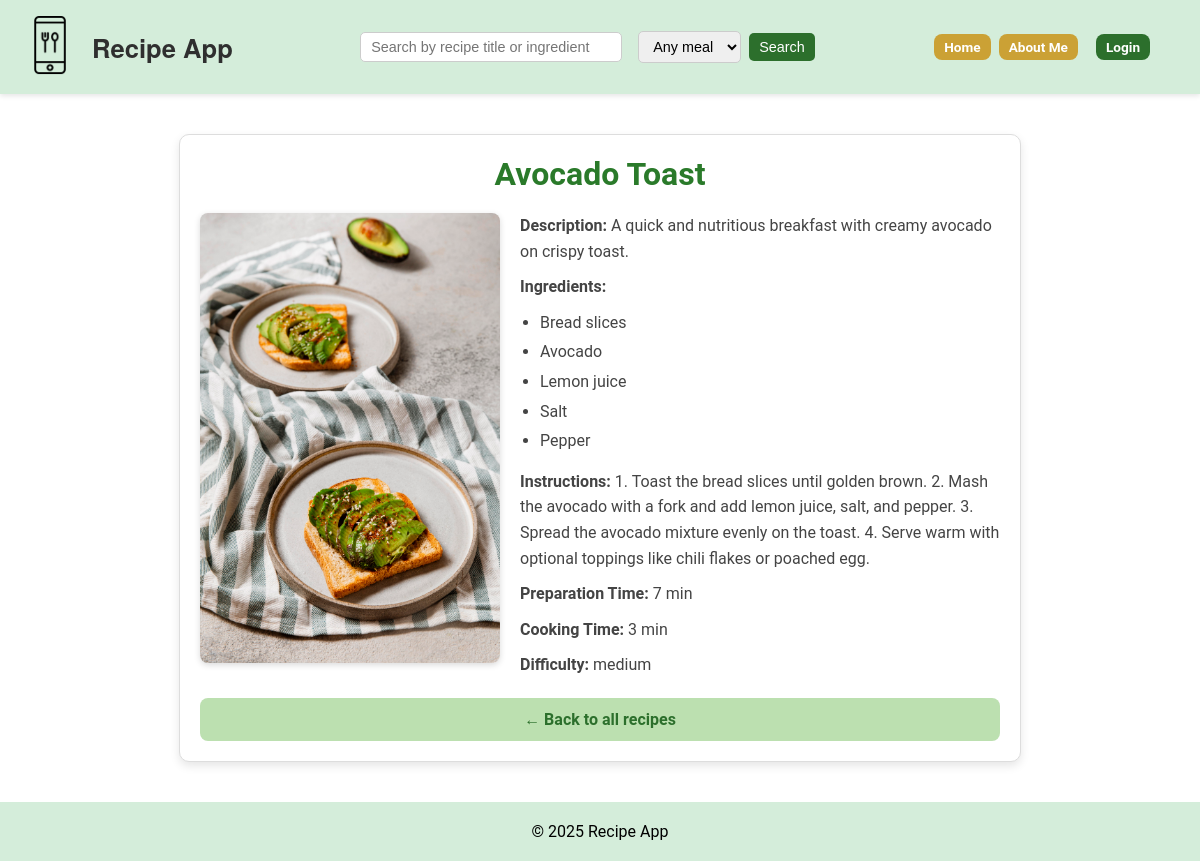
The page /recipes/7/ on the database its author committed.
### recipes/models.py (models this page shows, shortened)
class Recipe(models.Model):
    MEAL_TYPE_CHOICES = [
        ("breakfast", "Breakfast"),
        ("lunch", "Lunch"),
        ("dinner", "Dinner"),
        ("snack", "Snack"),
        ("drink", "Drink"),
        ("dessert", "Dessert"),
    ]
    name = models.CharField(max_length=50)
    description = models.TextField(
        blank=True,
        help_text="Short description of the recipe"
    )
    instructions = models.TextField(
        blank=True,
        help_text="Step-by-step cooking instructions"
    )
    ingredients = models.TextField(
        help_text="Comma-separated list of ingredients"
    )
    prep_time = models.PositiveIntegerField(
        help_text="Preparation time in minutes",
        default=5
    )
    cooking_time = models.PositiveIntegerField(
        help_text="Cooking time in minutes"
    )
    difficulty = models.CharField(
        max_length=20,
        blank=True,
        help_text="Automatically calculated when saving"
    )
    meal_type = models.CharField(
        max_length=20,
        choices=MEAL_TYPE_CHOICES,
        default="dinner"
    )
    pic = models.CharField(
    max_length=100,
    default="no_picture.jpg",
    help_text="Filename of the recipe image in static/recipes/images/"
)
    created_by = models.ForeignKey(
        User,
        on_delete=models.CASCADE,
        null=True,      # allows NULL for legacy rows
        blank=True,     # allows blank in forms
        related_name="recipes_created"
    )

### recipes/views.py (the view)
# urls.py: path("<int:pk>/", RecipeDetailView.as_view(), name="recipe_detail"),
class RecipeDetailView(DetailView):
    model = Recipe
    template_name = "recipes/details.html"
    context_object_name = "recipe"
    def get_context_data(self, **kwargs):
        context = super().get_context_data(**kwargs)
        recipe = context["recipe"]
        if recipe.ingredients:
            context["ingredients_list"] = [i.strip() for i in recipe.ingredients.split(",")]
        else:
            context["ingredients_list"] = []
        return context

### recipes/templates/recipes/details.html
{% extends "base.html" %}
{% load static %}
{% block content %}
<div class="recipe-detail-card" role="main" aria-labelledby="recipe-title">
    <h1 id="recipe-title">{{ recipe.name }}</h1>
    <div class="recipe-detail-content">
        {% if recipe.pic %}
        {% load static %}
        {% load static %}
        <img src="{% static '' %}{{ recipe.pic }}" alt="{{ recipe.name }}" class="recipe-detail-image">
        {% endif %}
        <div class="recipe-detail-info">
            {% if recipe.description %}
            <p><strong>Description:</strong> {{ recipe.description }}</p>
            {% endif %}
            {% if recipe.ingredients %}
            <p><strong>Ingredients:</strong></p>
            <ul class="ingredients-list">
                {% for item in ingredients_list %}
                <li>{{ item }}</li>
                {% endfor %}
            </ul>
            {% endif %}
            {% if recipe.instructions %}
            <p><strong>Instructions:</strong> {{ recipe.instructions }}</p>
            {% endif %}
            <p><strong>Preparation Time:</strong> {{ recipe.prep_time }} min</p>
            <p><strong>Cooking Time:</strong> {{ recipe.cooking_time }} min</p>
            <p><strong>Difficulty:</strong> {{ recipe.difficulty }}</p>
        </div>
    </div>
    <a href="{% url 'recipes:recipe_list' %}" class="btn btn-back" aria-label="Back to all recipes">← Back to all
        recipes</a>
</div>
{% endblock %}

### recipes/static/recipes/css/styles.css (style rules this page uses)
body, h1, h2, h3, p, a { font-family: 'Roboto', sans-serif; margin: 0; padding: 0; }
a { text-decoration: none; color: #2c6f2c; font-weight: bold; }
.recipe-detail-card { max-width: 800px; margin: 40px auto; padding: 20px; background: #fff; border: 1px solid #ddd; border-radius: 10px; box-shadow: 0 4px 10px rgba(0,0,0,0.1); }
.recipe-detail-card h1 { font-size: 2rem; margin-bottom: 20px; color: #2a7a2a; text-align: center; }
.recipe-detail-content { display: flex; flex-wrap: wrap; gap: 20px; align-items: flex-start; }
.recipe-detail-image { max-width: 300px; border-radius: 8px; box-shadow: 0 2px 6px rgba(0,0,0,0.15); }
.recipe-detail-info { flex: 1; font-size: 1rem; color: #444; line-height: 1.6; }
.recipe-detail-info p { margin-bottom: 10px; }
.recipe-detail-info ul.ingredients-list { list-style-type: disc; margin: 5px 0 15px 20px; padding-left: 0; }
.recipe-detail-info ul.ingredients-list li { margin-bottom: 4px; }
.btn { display: inline-flex; align-items: center; justify-content: center; padding: 10px 18px; height: auto; border-radius: 8px; font-weight: bold; font-size: 1rem; text-decoration: none; border: none; cursor: pointer; transition: background-color 0.2s ease, transform 0.1s ease; }
.btn-back { width: 100%; padding: 12px; font-size: 1rem; display: inline-flex; align-items: center; justify-content: center; text-align: center; box-sizing: border-box; margin-top: 10px; background-color: #bce0b0; }

### rows shown on the page
Recipe: name "Avocado Toast", pic (picture), description "A quick and nutritious breakfast with creamy avocado on crispy toast.", instructions "1. Toast the bread slices until golden brown. 2. Mash the avocado with a fork and add lemon juice, salt, and pepper. 3. Spread the avocado mixture evenly on the toast. 4. Serve warm with optional toppings like chili flakes or poached egg.", prep_time "7", cooking_time "3", difficulty "medium"

### other values the page prints
{{ item }} "Bread slices" "Avocado" "Lemon juice" "Salt" "Pepper"
